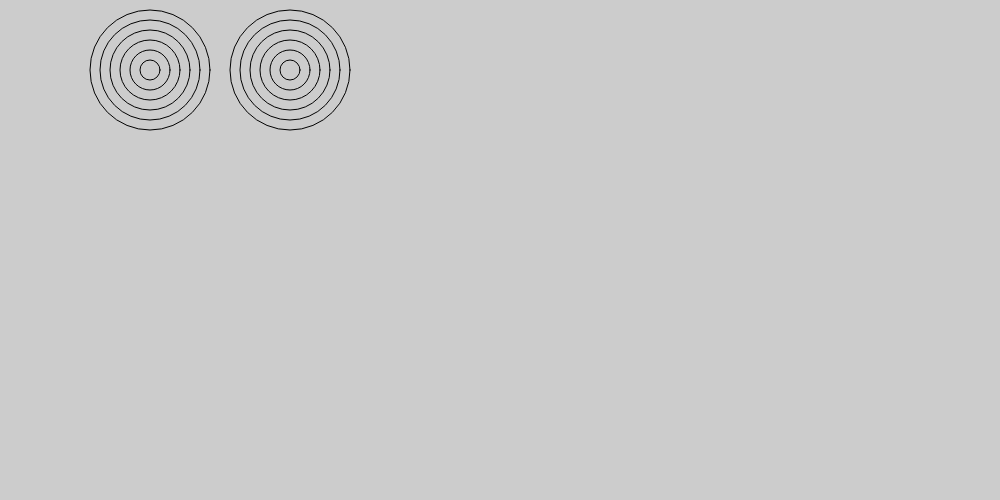
Frame 1 (no input)
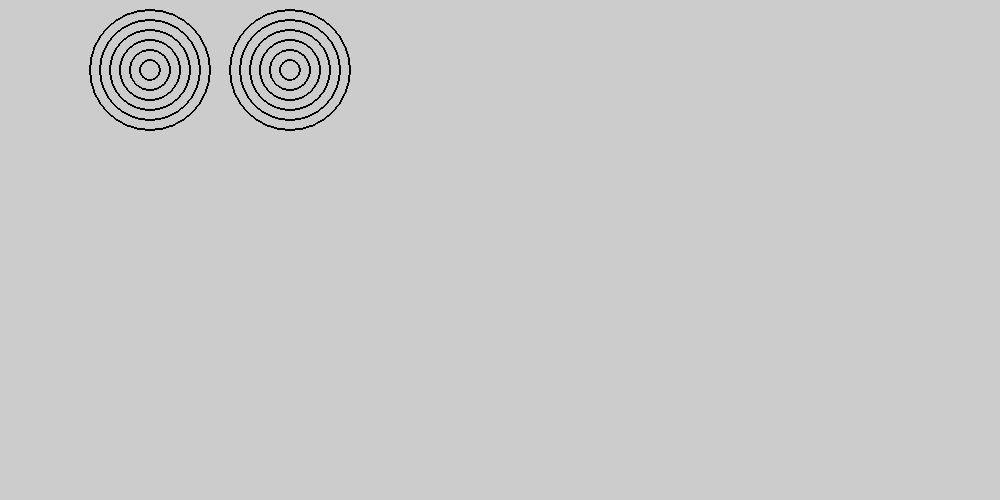
Frame 60 (no input)
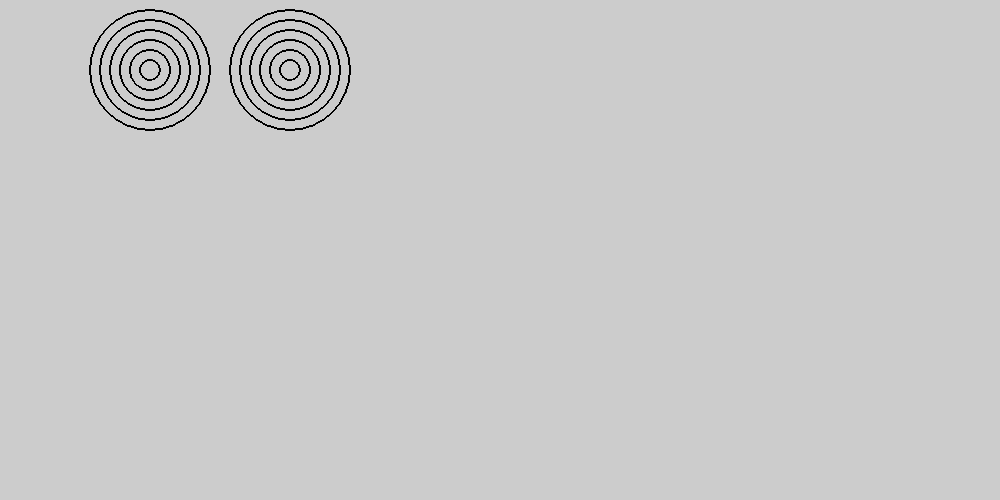
Frame 120 (the mouse pressed at the canvas centre since frame 60)

The p5.js sketch that drew these frames (run headless with seeded random() and noise() and a simulated clock; from frame 60 on, the mouse is pressed at the canvas centre):

// p5.js sketch
// ── sketch.js
var x = 150;
var y = 70;
var d = 20;
var s = 290;


function setup() {
createCanvas(1000, 500);
background(204);
noFill();
}

function draw() {
  ellipse(x,y,d,d);
  ellipse(x,y,2*d, 2*d);
  ellipse(x,y,3*d, 3*d)
  ellipse(x,y,4*d, 4*d)
  ellipse(x,y,5*d, 5*d);
  ellipse(x,y,6*d, 6*d);
  ellipse(s,y,d,d);
  ellipse(s,y,2*d, 2*d);
  ellipse(s,y,3*d, 3*d);
  ellipse(s,y,4*d, 4*d);
  ellipse(s,y,5*d, 5*d);
  ellipse(s,y,6*d, 6*d);
}
